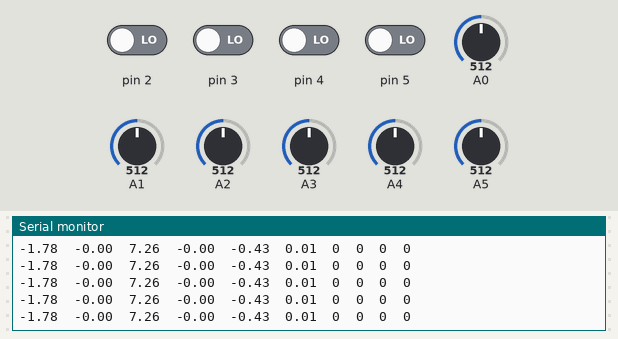
Simulated run of this sketch. Board: Arduino Uno, built with avr-gcc and run on an emulated ATmega328P. Parts: the last lines printed to the serial monitor. The inputs (shaded band) are chosen by the test bench; at power-on: pin 2–5 LOW, A4 = 512, A1 = 512, A0 = 512, A2 = 512, A3 = 512, A5 = 512.

Above: at 1.2 s.
1.3 s: A4 set to 596
At 1.41 s:
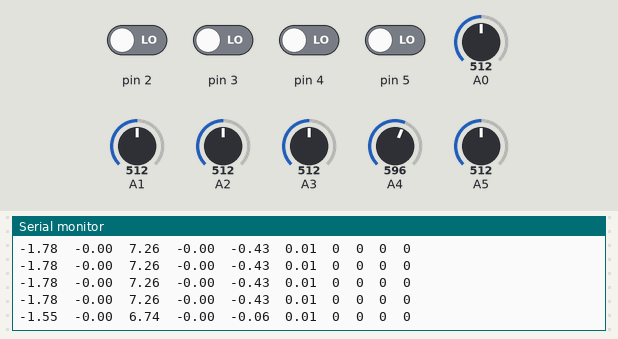
4.3 s: A4 set to 617
At 4.32 s:
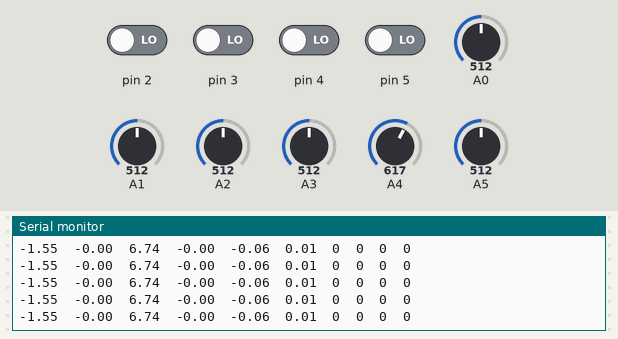
7.3 s: A1 set to 520
At 7.34 s:
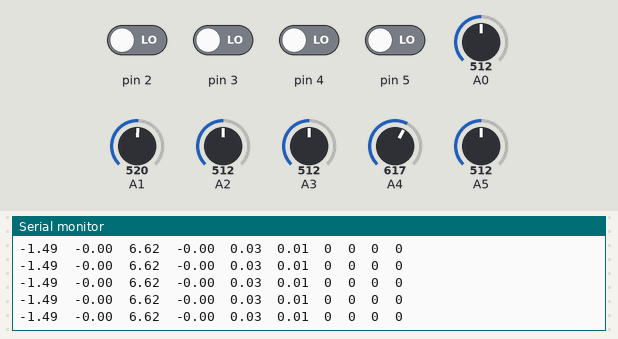
10.3 s: A1 set to 543
At 10.31 s:
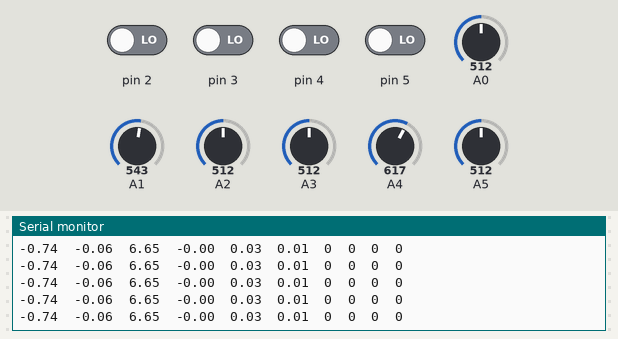
11.8 s: A0 set to 546
At 11.8 s:
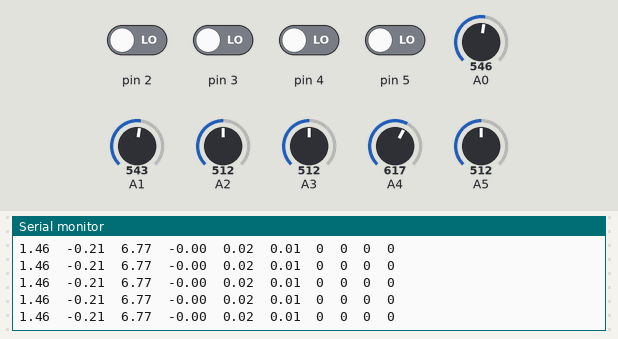
Timing chart, 0 to 14.8 s (numbered marks = the images above; inputs shaded):
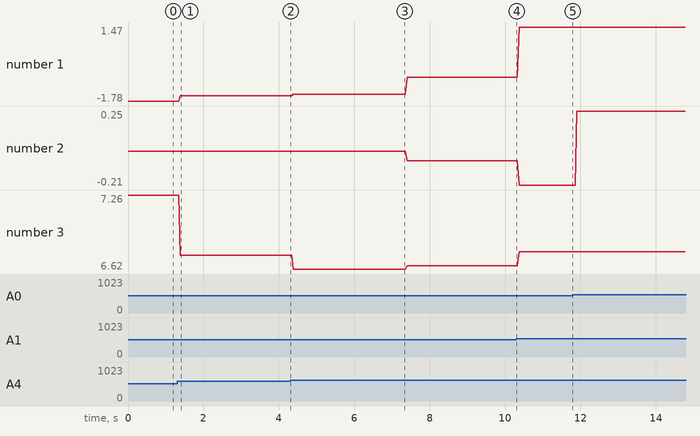

The sketch:

ControlTestV1.ino
```cpp
struct xyz
{
  double x, y, z, r, p ,w;
};

float q1 = 0,q2 = 0, q3 = 0, q4 = 0, q5 = 0, q6 = 0;
float pi = 3.1516;
xyz   posicion;

void setup() {
  Serial.begin(9600);
  q1 = map2(analogRead(A0), 0, 1023, -2.269, 2.269); // -130º to 130º in rad
  q2 = map2(analogRead(A1), 0, 1023, -2.269, 2.269);
  q3 = map2(analogRead(A1)-analogRead(A2), 0, 1023, -2, 2);
  q4 = map2(analogRead(A3), 0, 1023, -2.269, 2.269);
  q5 = map2(analogRead(A4), 0, 1023, -2.269, 2.269);
  q6 = map2(analogRead(A5), 0, 1023, -2.269, 2.269);
  pinMode(2,INPUT);
  pinMode(3,INPUT);
  pinMode(4,INPUT);
  pinMode(5,INPUT);
}

void loop() {
  map2Data();
  posicion = finalPosition(q1, q2, q3, q4, q5, q6);
  rawPos();
}

xyz finalPosition(float ang1, float ang2, float ang3, float ang4, float ang5, float ang6)
{
  double r11,r21,r31,r32,r33;
  xyz pos;
  pos.x          = (pi*sin(ang1)*sin(ang2))/2 - 8*cos(ang1)*cos(ang2 + pi/2) - (pi*sin(ang5)*(cos(ang1)*cos(ang3)*sin(ang2 + pi/2) + cos(ang1)*cos(ang2 + pi/2)*sin(ang3)))/2 + 8*cos(ang1)*cos(ang3)*sin(ang2 + pi/2) + 8*cos(ang1)*cos(ang2 + pi/2)*sin(ang3) - (pi*cos(ang1)*sin(ang3)*sin(ang2 + pi/2))/2;
  pos.y          = (pi*sin(ang1))/2 - 8*cos(ang2 + pi/2)*sin(ang1) - (pi*sin(ang5)*(cos(ang3)*sin(ang1)*sin(ang2 + pi/2) + cos(ang2 + pi/2)*sin(ang1)*sin(ang3)))/2 + 8*cos(ang3)*sin(ang1)*sin(ang2 + pi/2) + 8*cos(ang2 + pi/2)*sin(ang1)*sin(ang3) - (pi*cos(ang1)*sin(ang2))/2 - (pi*sin(ang1)*sin(ang3)*sin(ang2 + pi/2))/2;
  pos.z          = (pi*sin(ang5)*(cos(ang3)*cos(ang2 + pi/2) + sin(ang3)*sin(ang2 + pi/2)))/2 - 8*sin(ang3)*sin(ang2 + pi/2) - 8*cos(ang3)*cos(ang2 + pi/2) + (pi*cos(ang2 + pi/2)*sin(ang3))/2;
  r11            = -sin(ang6)*(cos(ang4)*sin(ang1) - sin(ang4)*(cos(ang1)*sin(ang3)*sin(ang2 + pi/2) - cos(ang1)*cos(ang3)*cos(ang2 + pi/2))) - cos(ang6)*(cos(ang5)*(sin(ang1)*sin(ang4) + cos(ang4)*(cos(ang1)*sin(ang3)*sin(ang2 + pi/2) - cos(ang1)*cos(ang3)*cos(ang2 + pi/2))) + sin(ang5)*(cos(ang1)*cos(ang3)*sin(ang2 + pi/2) + cos(ang1)*cos(ang2 + pi/2)*sin(ang3)));
  r21            = sin(ang6)*(cos(ang1)*cos(ang4) + sin(ang4)*(sin(ang1)*sin(ang3)*sin(ang2 + pi/2) - cos(ang3)*cos(ang2 + pi/2)*sin(ang1))) + cos(ang6)*(cos(ang5)*(cos(ang1)*sin(ang4) - cos(ang4)*(sin(ang1)*sin(ang3)*sin(ang2 + pi/2) - cos(ang3)*cos(ang2 + pi/2)*sin(ang1))) - sin(ang5)*(cos(ang3)*sin(ang1)*sin(ang2 + pi/2) + cos(ang2 + pi/2)*sin(ang1)*sin(ang3)));
  r31            = cos(ang6)*(sin(ang5)*(cos(ang3)*cos(ang2 + pi/2) + sin(ang3)*sin(ang2 + pi/2)) - cos(ang4)*cos(ang5)*(cos(ang3)*sin(ang2 + pi/2) - cos(ang2 + pi/2)*sin(ang3))) + sin(ang4)*sin(ang6)*(cos(ang3)*sin(ang2 + pi/2) - cos(ang2 + pi/2)*sin(ang3));
  r32            = cos(ang6)*sin(ang4)*(cos(ang3)*sin(ang2 + pi/2) - cos(ang2 + pi/2)*sin(ang3)) - sin(ang6)*(sin(ang5)*(cos(ang3)*cos(ang2 + pi/2) + sin(ang3)*sin(ang2 + pi/2)) - cos(ang4)*cos(ang5)*(cos(ang3)*sin(ang2 + pi/2) - cos(ang2 + pi/2)*sin(ang3)));
  r33            = -cos(ang5)*(cos(ang3)*cos(ang2 + pi/2) + sin(ang3)*sin(ang2 + pi/2)) - cos(ang4)*sin(ang5)*(cos(ang3)*sin(ang2 + pi/2) - cos(ang2 + pi/2)*sin(ang3));
  pos.r          = atan2(r32, r33);
  pos.p          = atan2(-r31, sqrt(pow(r32,2)+pow(r33,2)));
  pos.w          = atan2(r21, r11);
  return pos;
}

void rawPos()
{
  Serial.print(posicion.x);
  Serial.print("\t");
  Serial.print((posicion.y));
  Serial.print("\t");
  Serial.print((posicion.z));
  Serial.print("\t");
  Serial.print((posicion.r));
  Serial.print("\t");
  Serial.print((posicion.p));
  Serial.print("\t");
  Serial.print((posicion.w));
  Serial.print("\t");
  Serial.print((digitalRead(4)));
  Serial.print("\t");
  Serial.print((digitalRead(3)));
  Serial.print("\t");
  Serial.print((digitalRead(2)));
  Serial.print("\t");
  Serial.println((digitalRead(5)));
}

void map2Data()
{
  q1 = map2(analogRead(A0), 0, 1023, -2.269, 2.269);
  q2 = map2(analogRead(A1), 0, 1023, -2.269, 2.269);
  q3 = map2(analogRead(A1)-analogRead(A2), 0, 1023, -2, 2);
  q4 = map2(analogRead(A3), 0, 1023, -2.269, 2.269);
  q5 = map2(analogRead(A4), 0, 1023, -2.269, 2.269);
  q6 = map2(analogRead(A5), 0, 1023, -2.269, 2.269);
}

float map2(float x, float in_min, float in_max, float out_min, float out_max)
{
  float mapeo = (x - in_min) * (out_max - out_min) / (in_max - in_min) + out_min;
  if(mapeo > out_max) out_max;
  if(mapeo < out_min) out_min;
  return mapeo;
}
```

Measured:
- after the input at 1.3 s, the serial monitor: prints a new line after 0.09 s (image 1)
- plotted number 1: -1.78 → -1.55 after the input at 1.3 s, -1.55 → -1.49 after the input at 4.3 s, -1.49 → -0.74 after the input at 7.3 s, -0.74 → 1.46 after the input at 10.3 s, 1.46 → 1.47 after the input at 11.8 s
- plotted number 2: -0.06 → -0.21 after the input at 10.3 s, -0.21 → 0.25 after the input at 11.8 s
- plotted number 3: 7.26 → 6.74 after the input at 1.3 s, 6.74 → 6.62 after the input at 4.3 s, 6.62 → 6.65 after the input at 7.3 s, 6.65 → 6.77 after the input at 10.3 s
